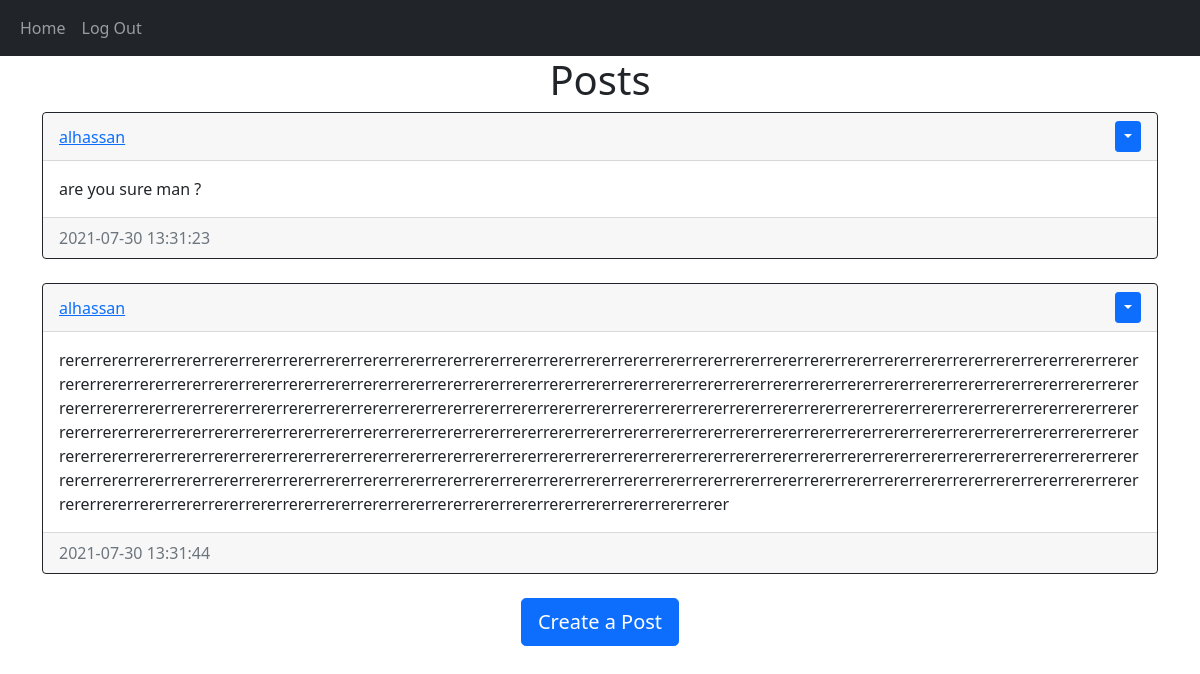
Screenshot of /home (signed in) with the database file from the repository.
### website/models.py (models this page shows)
class Post(db.Model):
    id = db.Column(db.Integer, primary_key= True)
    text = db.Column(db.Text,nullable=False)
    date_created = db.Column(db.DateTime(timezone=True),default=func.now())
    author = db.Column(db.Integer,db.ForeignKey('user.id', ondelete="CASCADE"),nullable=False)

class User(db.Model, UserMixin):
    id = db.Column(db.Integer, primary_key= True)
    email = db.Column(db.String(150),unique=True)
    username = db.Column(db.String(150),unique=True)
    password = db.Column(db.String(150))
    date_created = db.Column(db.DateTime(timezone=True),default=func.now())
    posts = db.relationship('Post',backref='user',  passive_deletes=True)

### website/views.py (the view)
@views.route("/")
@views.route("/home")
@login_required
def home():
    posts = Post.query.all()
    return render_template("home.html",user=current_user,posts=posts)

### website/__init__.py (called while the page is built)
def create_app():
    app = Flask(__name__)
    app.config['SECRET_KEY'] = 'helloworld'
    app.config['SQLALCHEMY_DATABASE_URI'] = f'sqlite:///{DB_NAME}'
    db.init_app(app)
    from .views import views
    from .auth import auth
    app.register_blueprint(auth,url_prefix="/")
    app.register_blueprint(views,url_prefix="/")
    from .models import User, Post
    create_database(app)
    login_manger = LoginManager()
    login_manger.login_view = "auth.login"
    login_manger.init_app(app)
    @login_manger.user_loader
    def load_user(id):
        return User.query.get(int(id))
    return app

### website/templates/home.html
{% extends "posts_div.html" %} {% block title %}Home{% endblock %}

### website/templates/posts_div.html (shortened to what this page needs)
{% extends "base.html" %} {% block title %}Home{% endblock %} {% block content %}
<h1 align="center">{% block header %}Posts{% endblock %}</h1>
<div id="posts">
    {% for post in posts %}
    <div class="card border-dark">
        <div class="card-header d-flex justify-content-between align-items-center">
            <a href="/posts/{{post.user.username}}">{{post.user.username}}</a> {% if user.id == post.author %}
            <div class="btn-group">
                <button type="button" class="btn btn-sm btn-primary dropdown-toggle" data-bs-toggle="dropdown"></button>
            </div>
            {% endif %}
        </div>
        <div class="card-body">
            <div class="card-text">{{post.text}}</div>
        </div>
        <div class="card-footer text-muted">{{post.date_created}}</div>
    </div>
    <br/> {% endfor %}
</div>
{% block footer %}
<div align="center">
    <a href="/create-post"><button type="button" class="btn btn-primary btn-lg">
          Create a Post
        </button></a
      >
    </div>
    {% endblock %} {% endblock %}

### rows the page displays
Post: user.username "alhassan", text "are you sure man ?", date_created "2021-07-30 13:31:23"
Post: user.username "alhassan", text "rererrererrererrererrererrererrererrererrererrererrererrererrererrererrererrererrererrererrererrererrererrererrererrererrererrererrererrererrererrererrererrererrererrererrererrererrererrererrererrererrererrererrererrererrererrererrererrererrererrererrererrererrererrererrererrererrererrererrererrererrererrererrererrererrererrererrererrererrererrererrererrererrererrererrererrererrererrererrererrererrererrererrererrererrererrererrererrererrererrererrererrererrererrererrererrererrererrererrererrererrererrererrererrererrererrererrererrererrererrererrererrererrererrererrererrererrererrererrererrererrererrererrererrererrererrererrererrererrererrererrererrererrererrererrererrererrererrererrererrerer…", date_created "2021-07-30 13:31:44"
